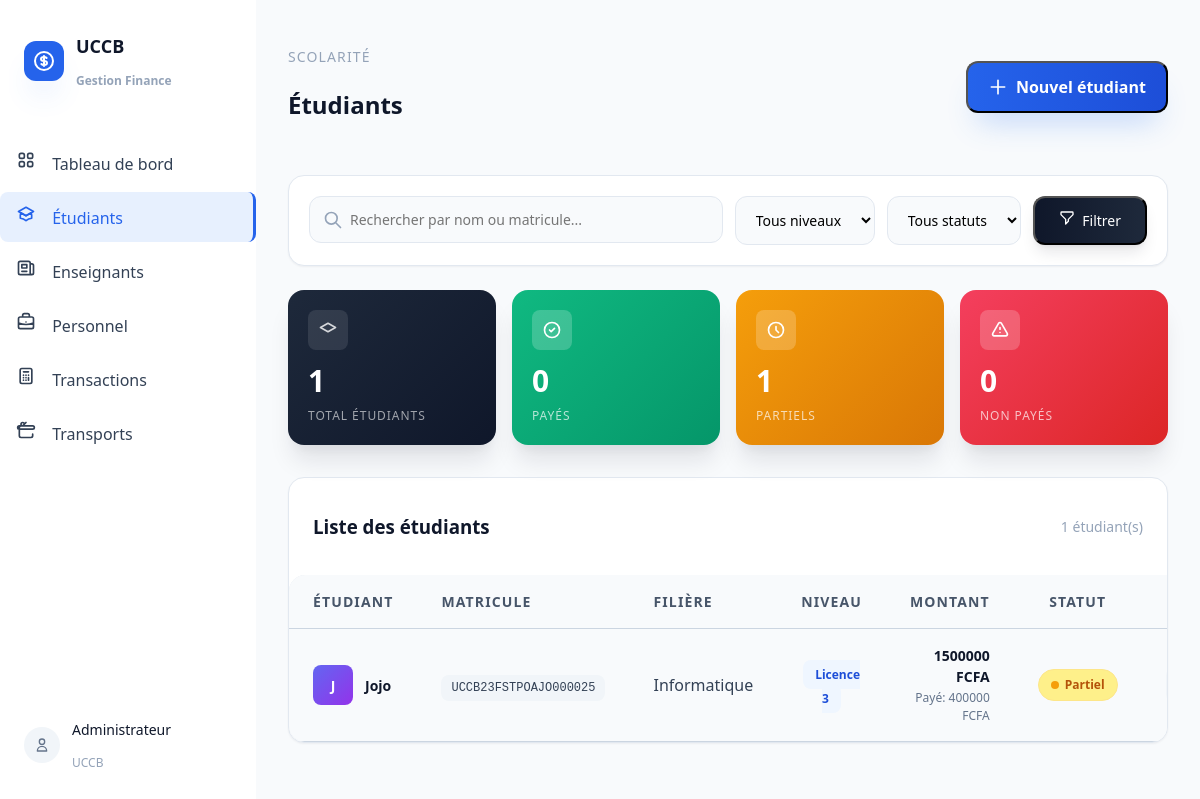
The app's page /etudiants/ (signed in) with its own data.
### api/models.py (models this page shows, shortened)
class Student(models.Model):
    PAYMENT_MODE_CHOICES = [
        ('cash', 'Espèces'),
        ('mobile_money', 'Mobile Money'),
        ('virement', 'Virement bancaire'),
        ('cheque', 'Chèque'),
    ]
    STATUT_CHOICES = [
        ('paye', 'Payé'),
        ('partiel', 'Partiel'),
        ('non_paye', 'Non payé'),
    ]
    NIVEAU_CHOICES = [
        ('L1', 'Licence 1'), ('L2', 'Licence 2'), ('L3', 'Licence 3'),
        ('M1', 'Master 1'), ('M2', 'Master 2'),
        ('D1', 'Doctorat 1'), ('D2', 'Doctorat 2'), ('D3', 'Doctorat 3'),
    ]
    id = models.UUIDField(primary_key=True, default=uuid.uuid4, editable=False)
    name = models.CharField(max_length=200)
    matricule = models.CharField(max_length=50, unique=True)
    filiere = models.CharField(max_length=100, blank=True)
    niveau = models.CharField(max_length=10, choices=NIVEAU_CHOICES, default='L1')
    montant_total = models.DecimalField(max_digits=12, decimal_places=2)
    montant_paye = models.DecimalField(max_digits=12, decimal_places=2, default=0)
    mode_paiement = models.CharField(max_length=20, choices=PAYMENT_MODE_CHOICES, null=True, blank=True)
    statut = models.CharField(max_length=10, choices=STATUT_CHOICES, default='non_paye')
    date_paiement = models.DateField(null=True, blank=True)
    created_at = models.DateTimeField(auto_now_add=True)
    class Meta:
        ordering = ['-created_at']

### api/views.py (the view)
# urls.py: path('etudiants/', views.etudiants_view, name='etudiants'),
@login_required
def etudiants_view(request):
    queryset = Student.objects.all()
    search = request.GET.get('q', '')
    filter_niveau = request.GET.get('niveau', 'all')
    filter_statut = request.GET.get('statut', 'all')
    if search:
        queryset = queryset.filter(Q(name__icontains=search) | Q(matricule__icontains=search))
    if filter_niveau != 'all':
        queryset = queryset.filter(niveau=filter_niveau)
    if filter_statut != 'all':
        queryset = queryset.filter(statut=filter_statut)
    total = Student.objects.count()
    nb_payes = Student.objects.filter(statut='paye').count()
    nb_partiels = Student.objects.filter(statut='partiel').count()
    nb_non_payes = Student.objects.filter(statut='non_paye').count()
    today = timezone.now().date()
    for etudiant in queryset :
        etudiant.en_alerte = (
            today.day >= 5 and
            etudiant.statut in ['non_paye', 'partiel']
        )
    context = {
        'etudiants': queryset,
        'search': search,
        'filter_niveau': filter_niveau,
        'filter_statut': filter_statut,
        'total': total,
        'nb_payes': nb_payes,
        'nb_partiels': nb_partiels,
        'nb_non_payes': nb_non_payes,
    }
    return render(request, 'etudiants.html', context)

### api/templates/etudiants.html (shortened to what this page needs)
{% extends "base.html" %}
{% block content %}
<div class="flex flex-col sm:flex-row sm:items-center sm:justify-between mb-8 gap-4">
    <div>
        <p class="text-sm font-medium text-slate-400 uppercase tracking-wider mb-1">Scolarité</p>
        <h2 class="text-2xl font-bold text-slate-900">Étudiants</h2>
    </div>
    <button onclick="document.getElementById('modal-add').classList.remove('hidden')"
            class="btn-primary inline-flex items-center gap-2 bg-gradient-to-r from-blue-600 to-blue-700 text-white px-5 py-2.5 rounded-xl font-medium shadow-lg shadow-blue-500/30 hover:shadow-xl hover:shadow-blue-500/40 transition-all hover:-translate-y-0.5">
        <svg class="w-5 h-5" fill="none" stroke="currentColor" viewBox="0 0 24 24"><path stroke-linecap="round" stroke-linejoin="round" stroke-width="2" d="M12 4v16m8-8H4"/></svg>
        Nouvel étudiant
    </button>
</div>
<div class="bg-white rounded-2xl border border-slate-200 p-5 mb-6 shadow-sm">
    <form method="get" class="flex flex-col sm:flex-row gap-3">
        <div class="relative flex-1">
            <svg class="absolute left-3.5 top-1/2 -translate-y-1/2 w-5 h-5 text-slate-400" fill="none" stroke="currentColor" viewBox="0 0 24 24"><path stroke-linecap="round" stroke-linejoin="round" stroke-width="2" d="M21 21l-6-6m2-5a7 7 0 11-14 0 7 7 0 0114 0z"/></svg>
            <input type="text" name="q" placeholder="Rechercher par nom ou matricule..." value="{{ search }}"
                   class="w-full pl-10 pr-4 py-3 bg-slate-50 border border-slate-200 rounded-xl text-sm focus:outline-none focus:ring-2 focus:ring-blue-500 transition-all">
        </div>
        <select name="niveau" class="px-4 py-3 bg-slate-50 border border-slate-200 rounded-xl text-sm focus:outline-none focus:ring-2 focus:ring-blue-500">
            <option value="all">Tous niveaux</option>
        </select>
        <select name="statut" class="px-4 py-3 bg-slate-50 border border-slate-200 rounded-xl text-sm focus:outline-none focus:ring-2 focus:ring-blue-500">
            <option value="all">Tous statuts</option>
        </select>
        <button class="bg-gradient-to-r from-slate-900 to-slate-800 hover:from-slate-800 hover:to-slate-700 text-white px-6 py-3 rounded-xl font-medium text-sm transition-all shadow-lg">
            <svg class="w-4 h-4 inline mr-1" fill="none" stroke="currentColor" viewBox="0 0 24 24"><path stroke-linecap="round" stroke-linejoin="round" stroke-width="2" d="M3 4a1 1 0 011-1h16a1 1 0 011 1v2.586a1 1 0 01-.293.707l-6.414 6.414a1 1 0 00-.293.707V17l-4 4v-6.586a1 1 0 00-.293-.707L3.293 7.293A1 1 0 013 6.586V4z"/></svg>
            Filtrer
        </button>
    </form>
</div>
<div class="grid grid-cols-2 md:grid-cols-4 gap-4 mb-8">
    <div class="card-hover bg-gradient-to-br from-slate-800 to-slate-900 rounded-2xl p-5 text-white shadow-xl">
        <div class="flex items-center gap-3 mb-2">
            <div class="w-10 h-10 bg-white/10 rounded-lg flex items-center justify-center">
                <svg class="w-5 h-5 text-white/80" fill="none" stroke="currentColor" viewBox="0 0 24 24"><path stroke-linecap="round" stroke-linejoin="round" stroke-width="2" d="M12 14l9-5-9-5-9 5 9 5z"/></svg>
            </div>
        </div>
        <div class="text-3xl font-bold">{{ total|default:0 }}</div>
        <div class="text-xs text-white/60 mt-1 font-medium uppercase tracking-wider">Total étudiants</div>
    </div>
    <div class="card-hover bg-gradient-to-br from-emerald-500 to-emerald-600 rounded-2xl p-5 text-white shadow-xl">
        <div class="flex items-center gap-3 mb-2">
            <div class="w-10 h-10 bg-white/20 rounded-lg flex items-center justify-center">
                <svg class="w-5 h-5 text-white" fill="none" stroke="currentColor" viewBox="0 0 24 24"><path stroke-linecap="round" stroke-linejoin="round" stroke-width="2" d="M9 12l2 2 4-4m6 2a9 9 0 11-18 0 9 9 0 0118 0z"/></svg>
            </div>
        </div>
        <div class="text-3xl font-bold">{{ nb_payes|default:0 }}</div>
        <div class="text-xs text-white/70 mt-1 font-medium uppercase tracking-wider">Payés</div>
    </div>
    <div class="card-hover bg-gradient-to-br from-amber-500 to-amber-600 rounded-2xl p-5 text-white shadow-xl">
        <div class="flex items-center gap-3 mb-2">
            <div class="w-10 h-10 bg-white/20 rounded-lg flex items-center justify-center">
                <svg class="w-5 h-5 text-white" fill="none" stroke="currentColor" viewBox="0 0 24 24"><path stroke-linecap="round" stroke-linejoin="round" stroke-width="2" d="M12 8v4l3 3m6-3a9 9 0 11-18 0 9 9 0 0118 0z"/></svg>
            </div>
        </div>
        <div class="text-3xl font-bold">{{ nb_partiels|default:0 }}</div>
        <div class="text-xs text-white/70 mt-1 font-medium uppercase tracking-wider">Partiels</div>
    </div>
    <div class="card-hover bg-gradient-to-br from-rose-500 to-rose-600 rounded-2xl p-5 text-white shadow-xl">
        <div class="flex items-center gap-3 mb-2">
            <div class="w-10 h-10 bg-white/20 rounded-lg flex items-center justify-center">
                <svg class="w-5 h-5 text-white" fill="none" stroke="currentColor" viewBox="0 0 24 24"><path stroke-linecap="round" stroke-linejoin="round" stroke-width="2" d="M12 9v2m0 4h.01m-6.938 4h13.856c1.54 0 2.502-1.667 1.732-3L13.732 4c-.77-1.333-2.694-1.333-3.464 0L3.34 16c-.77 1.333.192 3 1.732 3z"/></svg>
            </div>
        </div>
        <div class="text-3xl font-bold">{{ nb_non_payes|default:0 }}</div>
        <div class="text-xs text-white/70 mt-1 font-medium uppercase tracking-wider">Non payés</div>
    </div>
</div>
<div class="bg-white rounded-2xl border border-slate-200 overflow-hidden shadow-sm">
    <div class="px-6 py-4 border-b border-slate-100 flex items-center justify-between">
        <h3 class="font-semibold text-slate-900">Liste des étudiants</h3>
        <span class="text-sm text-slate-400">{{ etudiants|length }} étudiant(s)</span>
    </div>
    <div class="overflow-x-auto">
        <table class="w-full text-base">
            <thead class="bg-slate-50 text-slate-600">
                <tr>
                    <th class="px-6 py-4 text-left font-bold text-sm uppercase tracking-wider">Étudiant</th>
                    <th class="px-6 py-4 text-left font-bold text-sm uppercase tracking-wider">Matricule</th>
                    <th class="px-6 py-4 text-left font-bold text-sm uppercase tracking-wider">Filière</th>
                    <th class="px-6 py-4 text-center font-bold text-sm uppercase tracking-wider">Niveau</th>
                    <th class="px-6 py-4 text-right font-bold text-sm uppercase tracking-wider">Montant</th>
                    <th class="px-6 py-4 text-center font-bold text-sm uppercase tracking-wider">Statut</th>
                    <th class="px-6 py-4 text-center font-bold text-sm uppercase tracking-wider">Actions</th>
                </tr>
            </thead>
            <tbody class="divide-y divide-slate-100">
                {% for s in etudiants %}
                <tr class="table-row hover:bg-slate-50/80 transition-colors group">
                    <td class="px-6 py-4">
                        <div class="flex items-center gap-3">
                            <div class="w-10 h-10 bg-gradient-to-br from-indigo-500 to-purple-600 rounded-lg flex items-center justify-center text-white font-semibold text-sm">
                                {{ s.name|first|upper }}
                            </div>
                            <div class="flex flex-col">
                                <span class="font-semibold text-slate-900 text-sm">{{ s.name }}</span>
                            </div>
                        </div>
                    </td>
                    <td class="px-6 py-4">
                        <span class="px-2.5 py-1.5 bg-slate-100 rounded-lg text-xs font-mono text-slate-700 font-medium">{{ s.matricule }}</span>
                    </td>
                    <td class="px-6 py-4 text-slate-700 font-medium">{{ s.filiere|default:"-" }}</td>
                    <td class="px-6 py-4 text-center">
                        <span class="px-3 py-1.5 bg-blue-50 text-blue-700 rounded-lg text-xs font-semibold">{{ s.get_niveau_display }}</span>
                    </td>
                    <td class="px-6 py-4 text-right">
                        <div class="font-bold text-slate-900 text-sm">{{ s.montant_total|floatformat:0 }} FCFA</div>
                        <div class="text-xs text-slate-500 font-medium mt-0.5">Payé: {{ s.montant_paye|floatformat:0 }} FCFA</div>
                    </td>
                    <td class="px-6 py-4 text-center">
                        {% if s.statut == "paye" %}
                            <span class="inline-flex items-center gap-1.5 px-3 py-1.5 rounded-full text-xs font-semibold bg-emerald-100 text-emerald-700 border border-emerald-200">
                                <span class="w-2 h-2 rounded-full bg-emerald-500"></span>
                                Payé
                            </span>
                        {% elif s.statut == "partiel" %}
                            <span class="inline-flex items-center gap-1.5 px-3 py-1.5 rounded-full text-xs font-semibold bg-amber-100 text-amber-700 border border-amber-200">
                                <span class="w-2 h-2 rounded-full bg-amber-500"></span>
                                Partiel
                            </span>
                        {% else %}
                            <span class="inline-flex items-center gap-1.5 px-3 py-1.5 rounded-full text-xs font-semibold bg-rose-100 text-rose-700 border border-rose-200">
                                <span class="w-2 h-2 rounded-full bg-rose-500"></span>
                                Non payé
                            </span>
                        {% endif %}
                    </td>
                    <td class="px-6 py-4">
                    </td>
                </tr>
                {% endfor %}
            </tbody>
        </table>
    </div>
</div>
{% endblock %}

### api/templates/base.html (style rules this page uses)
body { font-family: ui-sans-serif, system-ui, -apple-system, BlinkMacSystemFont, "Segoe UI", sans-serif; }
.card-hover { transition: all 0.2s ease; }
.table-row { transition: background-color 0.15s ease; }

### records on screen
Student: name|first "J", name "Jojo", matricule "UCCB23FSTPOAJO000025", filiere "Informatique", niveau "Licence 3", montant_total "1500000", montant_paye "400000", statut "partiel" (drawn)

### other values on screen
{{ total|default:0 }} "1"
{{ nb_payes|default:0 }} "0"
{{ nb_partiels|default:0 }} "1"
{{ nb_non_payes|default:0 }} "0"
{{ etudiants|length }} "1"
